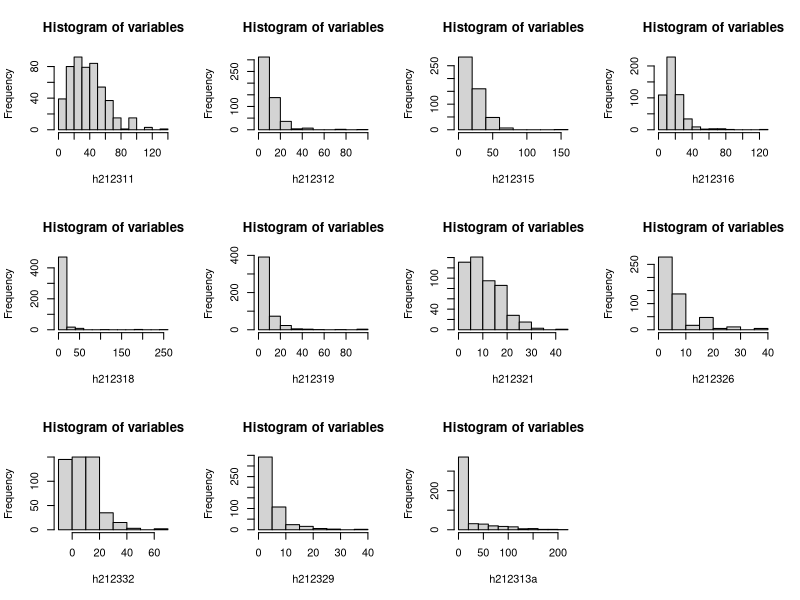
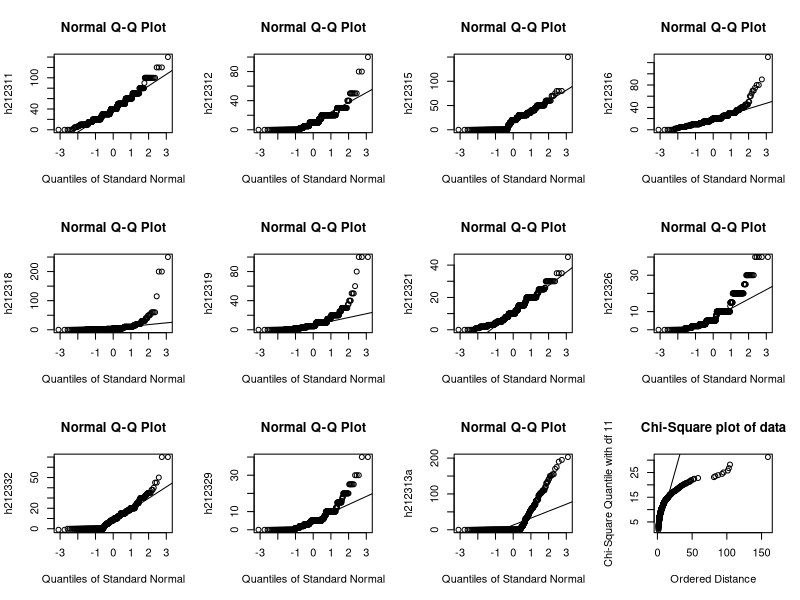
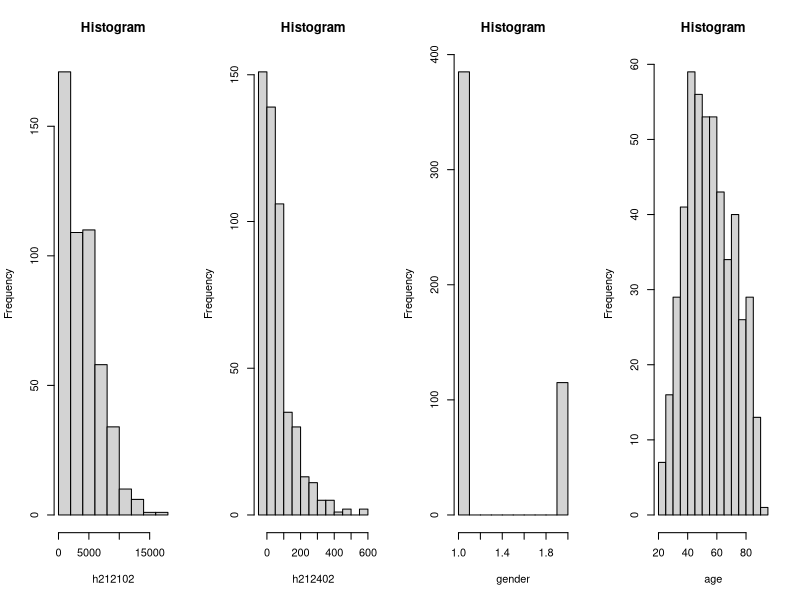
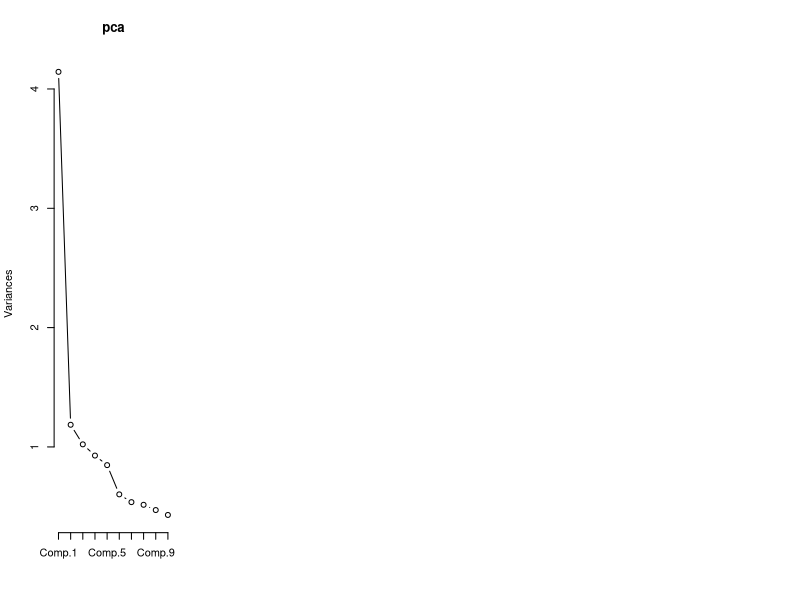
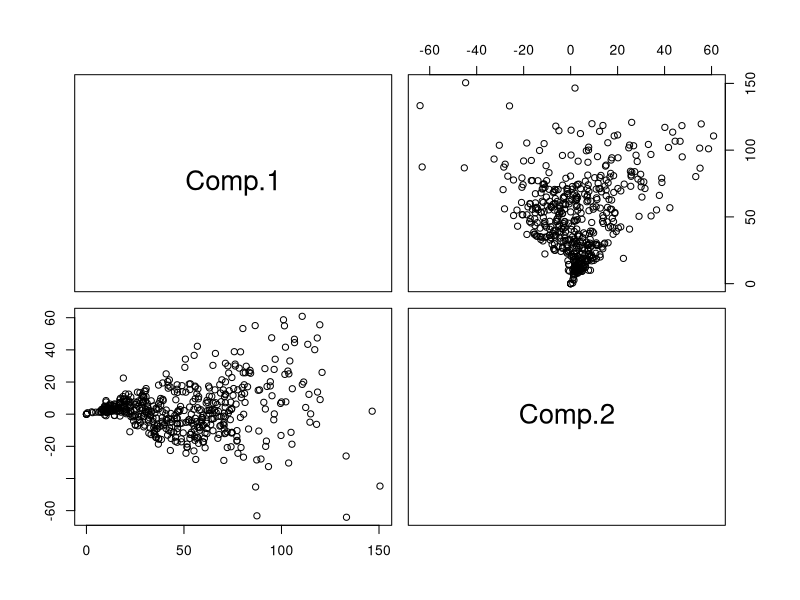
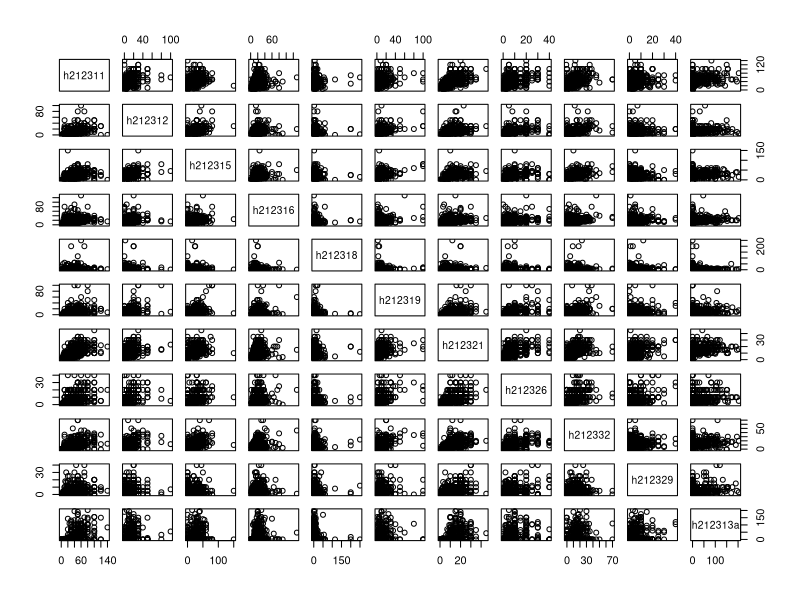

The R script that drew these images, in order:
# load data
data=read.table('labor21_33.dat',header=T)
head(data)

# 3. Exploring data with graphs and checking assumptions

# (1) histogram
win.graph()
par(mfrow=c(3,4))

# cols: column index of 11 variables
cols=c(3:12,16)

# (1) histogram
for (i in cols){hist(data[,i],main="Histogram of variables",xlab=colnames(data)[i])}

# (2) qq-plot
win.graph()
par(mfrow=c(3,4))
for(i in cols){
  qqnorm(data[,i],xlab="Quantiles of Standard Normal",ylab=colnames(data)[i]);
  qqline(data[,i])}

# (3) probability plotting technique-chi-square plot

# only include 11 variables of living expenses
data.2=data[cols]

# get covariance matrix of data.2
cov = cov(data.2)
di2 = mahalanobis(data.2, colMeans(data.2), cov)

# Draw the chi-square probability plot
library(lattice)
p<-(c(1:nrow(data.2))-0.5)/nrow(data.2)
plot(x=sort(di2),y=qchisq(p,df=ncol(data.2)),main="Chi-Square plot of data",
     xlab="Ordered Distance",ylab="Chi-Square Quantile with df 11")
abline(a=0,b=1)

# (4) Explore other remaining variables

# column index of remaining variables
cols.2=c(2,13,14,15)
win.graph()
par(mfrow=c(1,4))

# draw histogram
for (i in cols.2){hist(data[,i],main="Histogram",xlab=colnames(data)[i])}

# correlation between remaining variables vs 11 living expense variables
cor(data$gender,data.2)
cor(data$age,data.2)
cor(data$h212102,data.2)
cor(data$h212402,data.2)

# 4~6. PCA with 11 variables

# check variances of each variables
diag(var(data.2))

# conduct PCA
pca= princomp(covmat = cov, cor = T)
pca$loadings

# get lambdas
pca$sdev^2

# proportion of variables
summary(pca)

# scree diagram
screeplot(pca,type='l')

# draw scatterplot matrix
pairs(as.matrix(data.2) %*% pca$loadings[,c(1,2)])

# 7.Is PCA useful in data?
pairs(data.2)

